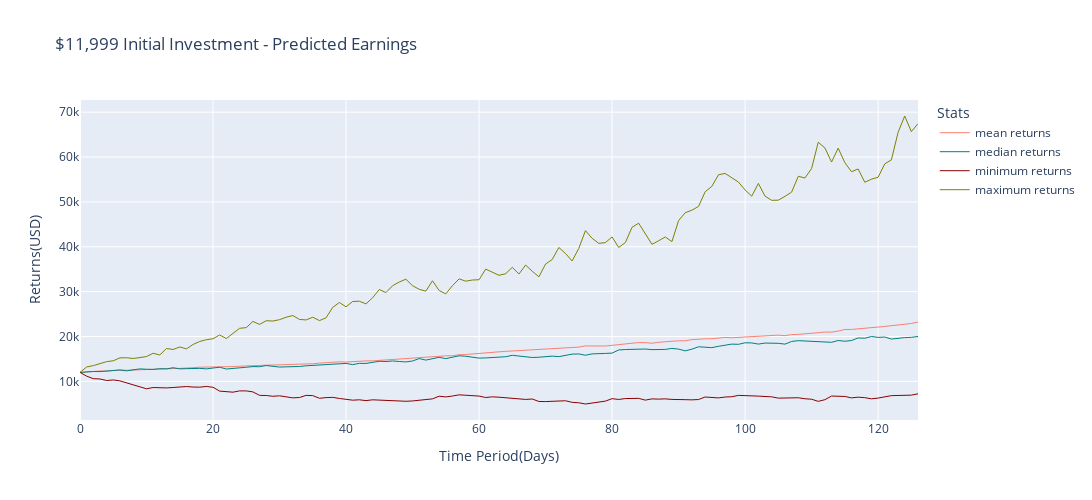

Notebook source saved alongside this figure:
### Code cell
#Plot simulated investment portfolio returns with initial investment number (values are in USD)
fig3 = go.Figure()
fig3 =fig3.add_trace(go.Scatter(x=cumulative_pnl.index, y=cumulative_pnl['mean'],
                    mode='lines',
                    name='mean returns',
                    line=dict(color="salmon", width=1),))
fig3 =fig3.add_trace(go.Scatter(x=cumulative_pnl.index, y=cumulative_pnl['median'],
                    mode='lines',
                    name='median returns',
                    line=dict(color="teal", width=1),))
fig3 =fig3.add_trace(go.Scatter(x=cumulative_pnl.index, y=cumulative_pnl['min'],
                    mode='lines',
                    name='minimum returns',
                    line=dict(color="darkred", width=1),))
fig3 =fig3.add_trace(go.Scatter(x=cumulative_pnl.index, y=cumulative_pnl['max'],
                    mode='lines',
                    name='maximum returns',
                    line=dict(color="olive", width=1),))
fig3 =fig3.update_layout(
    height=500,
    width=1200,
    xaxis_title="Time Period(Days)",
    yaxis_title="Returns(USD)",
    legend_title="Stats",
    title="$11,999 Initial Investment - Predicted Earnings")
fig3
